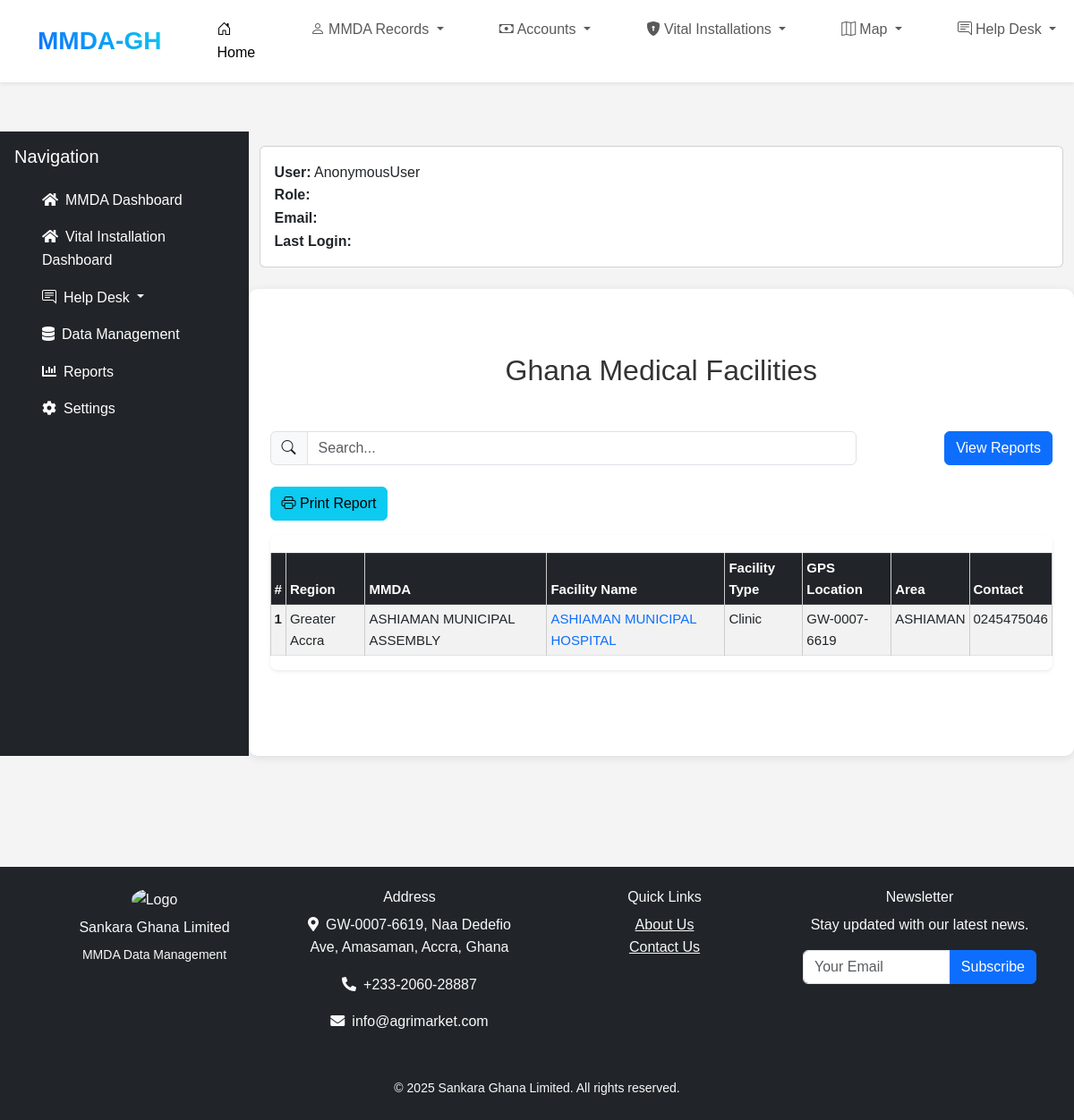
Screenshot of /services/ghmedical/ with the database file from the repository.
### services/models.py (models this page shows, shortened)
class ghmedicalfacility(models.Model):
    serial_number = models.CharField(
        max_length=15,
        unique=True,
        editable=False,
        help_text="Auto-generated: GMFyymmddXXXX"
    )
    region = models.ForeignKey(Region, on_delete=models.CASCADE)
    mmda = models.ForeignKey(MMDA, on_delete=models.CASCADE, related_name="medicalfacility")  # MMDA Reference
    facility_name = models.ForeignKey(FireStation, on_delete=models.CASCADE)
    type_facility= models.CharField(max_length=30, choices=[('Chip Compound', 'Chip Compound'),('Clinic', 'Clinic'),('Hospital', 'Hospital'), ('Maternity Home', 'Maternity Home'),('Pharmarcy', 'Pharmarcy'),('other', 'other')])
    ambulance = models.BooleanField(default=False)
    number_of_beds = models.PositiveIntegerField()
    average_daily_admission = models.FloatField(default=0.0, help_text="Average number of daily admissions.")
    nature_ownership = models.CharField(max_length=100, choices=NATURE_CHOICES)
    gps_location = models.CharField(max_length=255)
    geo_coordinate = models.CharField(max_length=255)
    area_name = models.CharField(max_length=255)
    area_zone = models.CharField(max_length=255)
    contact = models.CharField(max_length=15)
    additional_contact = models.CharField(max_length=15, blank=True, null=True)
    email = models.EmailField(blank=True, null=True)
    description_of_facility = models.TextField()
    landmark = models.CharField(max_length=255, blank=True, null=True)
    road_network = models.CharField(max_length=255)
    Accessibility_of_facility= models.CharField(max_length=30, choices=[('Difficult', 'Difficult'), ('Easy', 'Easy'), ('Encouraged', 'Encouraged')])
    nature_of_building = models.CharField(max_length=10, choices=[('Good', 'Good'), ('Moderate', 'Moderate'), ('Bad', 'Bad')])
    facility_picture_1 = models.ImageField(upload_to='ghis_images/', blank=True, null=True)
    facility_picture_2= models.ImageField(upload_to='ghis_images/', blank=True, null=True)
    area_view_3 = models.ImageField(upload_to='ghis_images/', blank=True, null=True)
    area_view_3 = models.ImageField(upload_to='ghis_images/', blank=True, null=True)
    created_by = models.ForeignKey(User, on_delete=models.SET_NULL, null=True, related_name='ghis_created')
    date_created = models.DateTimeField(auto_now_add=True)
    updated_by = models.ForeignKey(User, on_delete=models.SET_NULL, null=True, related_name='ghis_updated')
    date_updated = models.DateTimeField(auto_now=True)

class FireStation(models.Model):
    region = models.ForeignKey(Region, on_delete=models.CASCADE, related_name='stations')
    mmda = models.ForeignKey(MMDA, on_delete=models.CASCADE, related_name="FireStation")  # MMDA Reference
    name = models.CharField(max_length=255)
    code = models.CharField(max_length=20, unique=True)

### accounts/models.py (models this page shows, shortened)
class Region(models.Model):
    name = models.CharField(max_length=50, choices=REGION_CHOICES)
    code = models.CharField(max_length=20, unique=True)

class MMDA(models.Model):
    name = models.CharField(max_length=100, unique=True)
    abbreviation = models.CharField(max_length=100, unique=True)
    region = models.ForeignKey(Region, on_delete=models.CASCADE, related_name="mmdas")
    gps_address = models.CharField(max_length=100)
    location=models.CharField(max_length=100)
    contact_1 = models.CharField(max_length=20)  # Adjusted length for phone numbers
    contact_2 = models.CharField(max_length=10, blank=True, null=True)  # Adjusted length
    email= models.CharField(max_length=30)
    latitude = models.FloatField(validators=[MinValueValidator(-90.0), MaxValueValidator(90.0)])
    longitude = models.FloatField(validators=[MinValueValidator(-180.0), MaxValueValidator(180.0)])
    postal_address= models.CharField(max_length=100)
    logo_1 = models.ImageField(upload_to='profile_pictures/', blank=True, null=True)
    local_govt_logo = models.ImageField(upload_to='profile_pictures/', blank=True, null=True)
    coat_of_arms = models.ImageField(upload_to='profile_pictures/', blank=True, null=True)

### services/views.py (the view)
# urls.py: path('ghmedical/', views.ghmedicalfacilityListView.as_view(), name='ghmedical_list'),
class ghmedicalfacilityListView(ListView):
    model = ghmedicalfacility
    template_name = 'ghmedical_list.html'
    context_object_name = 'facilitys'  # Correct variable name
    def get_queryset(self):
        queryset = super().get_queryset()
        query = self.request.GET.get('q')
        if query:
            queryset = queryset.filter(facility_name__name__icontains=query)
        return queryset

### services/templates/ghmedical_list.html (shortened to what this page needs)
{% extends "base.html" %}
{% block content %}
<div class="container py-5">
    <h2 class="mb-5 text-center">Ghana Medical Facilities</h2>
    <div class="mb-4 d-flex justify-content-between">
        <div class="input-group w-75">
            <span class="input-group-text"><i class="bi bi-search"></i></span>
            <input type="text" id="stationFilter" class="form-control" placeholder="Search..." onkeyup="filterStations()">
        </div>
        <a href="{% url 'ghmedical_reports' %}" class="btn btn-primary">View Reports</a>
    </div>
    <button onclick="window.print()" class="btn btn-info mb-3">
        <i class="bi bi-printer"></i> Print Report
    </button>
    <div class="table-responsive shadow-sm rounded-3">
        <table class="table table-striped table-bordered table-hover table-sm">
            <thead class="table-dark text-white">
                <tr>
                    <th scope="col">#</th>
                    <th scope="col">Region</th>
                    <th scope="col">MMDA</th>
                    <th scope="col">Facility Name</th>
                    <th scope="col">Facility Type</th>
                    <th scope="col">GPS Location</th>
                    <th scope="col">Area</th>
                    <th scope="col">Contact</th>
                </tr>
            </thead>
            <tbody id="stationTable">
                {% for facility in facilitys %}
                <tr>
                    <th scope="row">{{ forloop.counter }}</th>
                    <td>{{ facility.region.name }}</td>
                    <td>{{ facility.mmda.name }}</td>
                    <td>
                        <a href="{% url 'ghmedical_details' facility.pk %}"
                           class="text-decoration-none text-primary">
                            {{ facility.facility_name.name }}
                        </a>
                    </td>
                    <td>{{ facility.type_facility}}</td>
                    <td>{{ facility.gps_location }}</td>
                    <td>{{ facility.area_name }}</td>
                    <td>{{ facility.contact }}</td>
                </tr>
                {% endfor %}
            </tbody>
        </table>
    </div>
</div>
{% endblock %}

### static/css/styles.css (style rules this page uses)
* { margin: 0; padding: 0; box-sizing: border-box; }
body { overflow-x: hidden; font-family: Arial, sans-serif; line-height: 1.6; background-color: #f4f4f4; color: #333; margin: 0; padding: 0; padding-top: 56px; }
table { font-size: 15px; width: 100%; border-collapse: collapse; margin: 20px 0; }
table th, table td { padding: 10px; text-align: left; border: 1px solid #ddd; white-space: normal; }
table th, table td { border-width: 2px; border-color: #ccc; }
table th { background: #35424a; color: #ffffff; border-top: 2px solid #333; border-bottom: 2px solid #333; }
button { background: #35424a; color: #ffffff; border: none; padding: 10px 15px; border-radius: 5px; cursor: pointer; transition: background 0.3s; }
@media (min-width: 768px) { body { padding-top: 70px; } }
.text-center { text-align: center; }
.mb-4 { margin-bottom: 1.5rem; }
.mb-5 { margin-bottom: 2rem; }

### rows the page displays
ghmedicalfacility: region.name "Greater Accra", mmda.name "ASHIAMAN MUNICIPAL ASSEMBLY", facility_name.name "ASHIAMAN MUNICIPAL HOSPITAL", type_facility "Clinic", gps_location "GW-0007-6619", area_name "ASHIAMAN", contact "0245475046"

### other values shown
{{ request.user }} "AnonymousUser"
